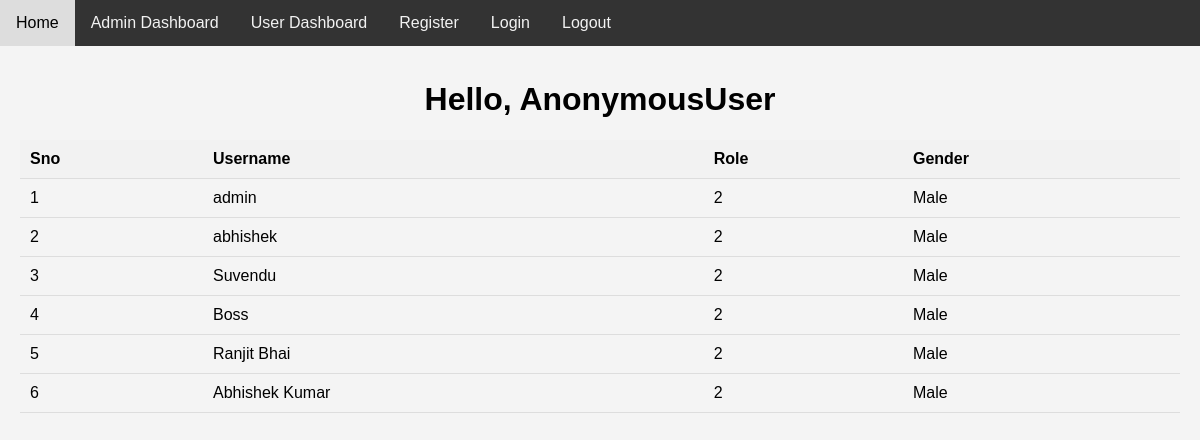
The page / on the database its author committed.
### APP/models.py (models this page shows, shortened)
class MyUser(AbstractUser):
    GENDER_CHOICES = (
        ('Male', 'Male'),
        ('Female', 'Female'),
        ('Other', 'Other'),
    )
    ADMIN = 1
    USER = 2
    ROLES = (
        (ADMIN, 'Admin User'),
        (USER, 'User'),
    )
    role = models.IntegerField(
        choices=ROLES, default=ROLES[1][0], blank=True, null=True)
    gender = models.CharField(choices=GENDER_CHOICES, default=GENDER_CHOICES[0][0], max_length=20, blank=True, null=True)

### APP/views.py (the view)
# urls.py: path('', views.dashboard, name="dashboard"),
def dashboard(request):
    users = MyUser.objects.all()
    contexts = {'users': users}
    return render(request, 'dashboard.html', contexts)

### APP/templates/dashboard.html (shortened to what this page needs)
{% extends "base.html" %}
{% block content %}
    <div class="content">
        <center>
            <h1>Hello, {{request.user}}</h1>
        </center>
        <table>
            <thead>
                <tr>
                    <th>Sno</th>
                    <th>Username</th>
                    <th>Role</th>
                    <th>Gender</th>
                </tr>
            </thead>
            <tbody>
                {% for user in users %}
                <tr>
                    <td>{{forloop.counter}}</td>
                    <td>{{user.username}}</td>
                    <td>{{user.role}}</td>
                    <td>{{user.gender}}</td>
                </tr>
                {% endfor %}
            </tbody>
        </table>
    </div>
{% endblock content %}

### APP/templates/base.html (shortened to what this page needs)
{% load static %}
<!DOCTYPE html>
<html lang="en">
<head>
    <link href="{% static 'css/style.css' %}" rel="stylesheet">
</head>
<body>
    <div class="navbar">
        <a href="/">Home</a>
        <a href="/admin-dash/">Admin Dashboard</a>
        <a href="/user-dash/">User Dashboard</a>
        <a href="/register/">Register</a>
        <a href="/login/">Login</a>
        <a href="/logout/">Logout</a>
    </div>
    {% block content %}
    {% endblock content %}
</body>
</html>

### static/css/style.css (style rules this page uses)
body { font-family: Arial, sans-serif; background-color: #f4f4f4; margin: 0; padding: 0; overflow: hidden; }
a { color: #5cb85c; text-decoration: none; }
.navbar { overflow: hidden; background-color: #333; position: fixed; top: 0; width: 100%; }
.navbar a { float: left; display: block; color: #f2f2f2; text-align: center; padding: 14px 16px; text-decoration: none; }
.content { padding: 60px 20px; }
table { width: 100%; border-collapse: collapse; margin: 20px 0; }
th, td { padding: 10px; text-align: left; border-bottom: 1px solid #ddd; }
th { background-color: #f2f2f2; }

### rows shown on the page
MyUser: username "admin", role "2", gender "Male"
MyUser: username "abhishek", role "2", gender "Male"
MyUser: username "Suvendu", role "2", gender "Male"
MyUser: username "Boss", role "2", gender "Male"
MyUser: username "Ranjit Bhai", role "2", gender "Male"
MyUser: username "Abhishek Kumar", role "2", gender "Male"

### other values the page prints
{{ request.user }} "AnonymousUser"
